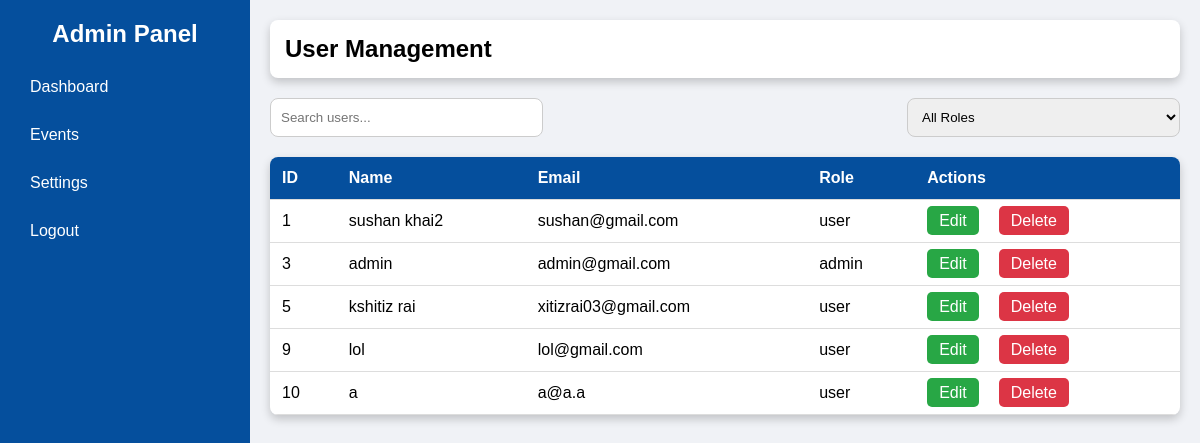
/admin_dashboard.php (signed in), run on an earlier commit of the app's database.
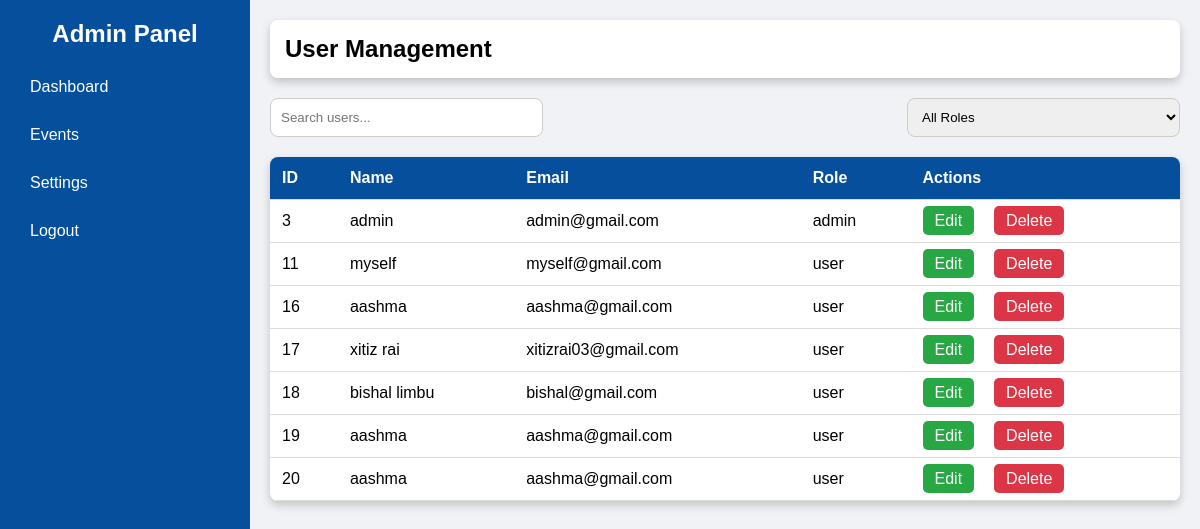
And on a later commit of the database.
### tables this page shows
CREATE TABLE `users` (
  `id` int(11) NOT NULL,
  `fullname` varchar(255) NOT NULL,
  `email` varchar(255) NOT NULL,
  `password` varchar(255) NOT NULL,
  `phone` varchar(255) NOT NULL,
  `dob` date NOT NULL,
  `otp` varchar(255) NOT NULL,
  `role` varchar(255) NOT NULL,
  `ban_user` varchar(255) NOT NULL
);

### admin_dashboard.php (the view, shortened to what this page needs)
<?php
include "conn.php";
?>
<!DOCTYPE html>
<html lang="en">
<head>
</head>
<body>
    <div class="sidebar">
        <h2>Admin Panel</h2>
        <ul>
            <li><a href="admin_dashboard.php">Dashboard</a></li>
            <li><a href="admin_events.php">Events</a></li>
            <li><a href="admin_settings.php">Settings</a></li>
            <li><a href="logout.php">Logout</a></li>
        </ul>
    </div>
    <div class="main-content">
        <div class="header">
            <h2>User Management</h2>
        </div>
        <div class="search-box">
            <input type="text" id="search" placeholder="Search users...">
            <select id="role-filter">
                <option value="">All Roles</option>
            </select>
        </div>
        <table id="user-table">
            <thead>
                <tr>
                    <th>ID</th>
                    <th>Name</th>
                    <th>Email</th>
                    <th>Role</th>
                    <th>Actions</th>
                </tr>
            </thead>
            <tbody>
                <?php
                $query_user = $mysql->query("select * from users;");
                while ($row = $query_user->fetch_assoc()) {
                    $id = $row["id"];
                    $fullname = $row["fullname"];
                    $email = $row["email"];
                    $role = $row["role"];
                    echo "<tr>";
                    echo "<td>$id</td>";
                    echo "<td>$fullname</td>";
                    echo "<td>$email</td>";
                    echo "<td>$role</td>";
                    echo "<td><a class='action-btn edit-btn' href='user_edit.php?email=$email'>Edit</a>" . "<a class='action-btn delete-btn' href='user_delete.php?email=$email'>Delete</a>";
                }
                ?>
            </tbody>
        </table>
    </div>
</body>
</html>

What changed in the data, as far as the page shows it:
removed users: id "1", fullname "sushan khai2", email "sushan@gmail.com", role "user"
removed users: id "5", fullname "kshitiz rai", email "xitizrai03@gmail.com", role "user"
removed users: id "9", fullname "lol", email "lol@gmail.com", role "user"
removed users: id "10", fullname "a", email "a@a.a", role "user"
added users: id "11", fullname "myself", email "myself@gmail.com", role "user"
added users: id "16", fullname "aashma", email "aashma@gmail.com", role "user"
added users: id "17", fullname "xitiz rai", email "xitizrai03@gmail.com", role "user"
added users: id "18", fullname "bishal limbu", email "bishal@gmail.com", role "user"
added users: id "19", fullname "aashma", email "aashma@gmail.com", role "user"
added users: id "20", fullname "aashma", email "aashma@gmail.com", role "user"
